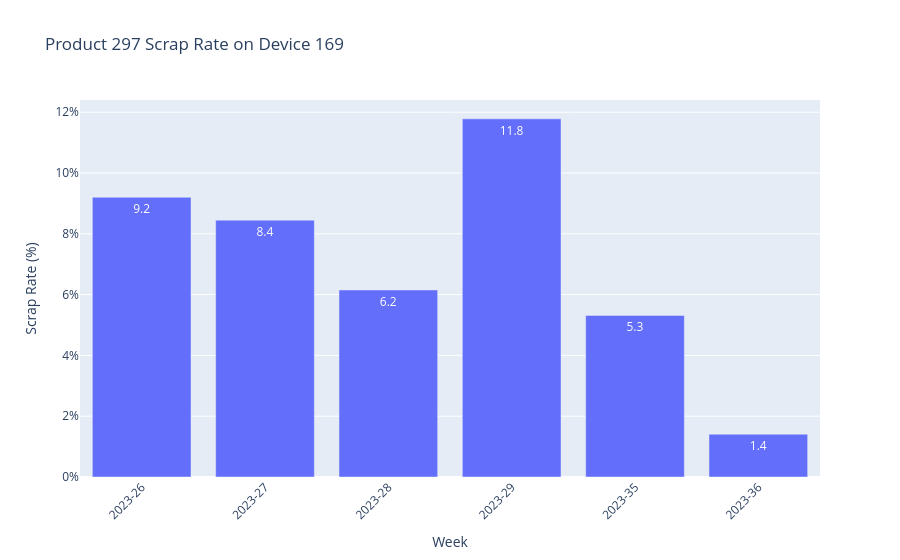

The cell this chart's notebook holds for it:
### Code cell
# Device 169 only
d169 = df[df["DeviceID"].astype(str) == "169"].copy()

# Recalculate scrap rate at Product × Week level
d169["ScrapRate"] = (
    d169["QuantityScrap"] / d169["QuantityProduced"] * 100
)

# Total production of Device 169 in each week
weekly_total = (
    d169.groupby("WeekOfYear")["QuantityProduced"]
        .transform("sum")
)

# Each product's share of Device 169 weekly production
d169["ProductionSharePct"] = (
    d169["QuantityProduced"] / weekly_total * 100
)

# Product 297 only
p297 = d169[d169["ProductID"].astype(str) == "297"].copy()



fig = px.bar(
    p297,
    x="WeekOfYear",
    y="ScrapRate",
    text_auto=".1f",
    title="Product 297 Scrap Rate on Device 169",
    labels={
        "WeekOfYear": "Week",
        "ScrapRate": "Scrap Rate (%)"
    }
)

fig.update_xaxes(tickangle=-45, automargin=True)
fig.update_yaxes(ticksuffix="%", automargin=True)
fig.show()


fig = px.bar(
    p297,
    x="WeekOfYear",
    y="ProductionSharePct",
    text_auto=".1f",
    title="Product 297 Share of Device 169 Weekly Production",
    labels={
        "WeekOfYear": "Week",
        "ProductionSharePct": "Share of Weekly Production (%)"
    }
)

fig.update_xaxes(tickangle=-45, automargin=True)
fig.update_yaxes(ticksuffix="%", automargin=True)
fig.show()

### Figure 1 — Plotly figure (JSON) as saved in the notebook; plotly's stock layout.template omitted (floating-point values rounded to 4 significant figures)
{"data": [{"alignmentgroup": "True", "hovertemplate": "Week=%{x}<br>Scrap Rate (%)=%{y}<extra></extra>", "legendgroup": "", "marker": {"color": "#636efa", "pattern": {"shape": ""}}, "name": "", "offsetgroup": "", "orientation": "v", "showlegend": false, "textposition": "auto", "texttemplate": "%{y:.1f}", "type": "bar", "x": ["2023-26", "2023-27", "2023-28", "2023-29", "2023-35", "2023-36"], "xaxis": "x", "y": [9.203, 8.45, 6.153, 11.78, 5.315, 1.408], "yaxis": "y"}], "layout": {"barmode": "relative", "legend": {"tracegroupgap": 0}, "title": {"text": "Product 297 Scrap Rate on Device 169"}, "xaxis": {"anchor": "y", "automargin": true, "domain": [0.0, 1.0], "tickangle": -45, "title": {"text": "Week"}}, "yaxis": {"anchor": "x", "automargin": true, "domain": [0.0, 1.0], "ticksuffix": "%", "title": {"text": "Scrap Rate (%)"}}}}
